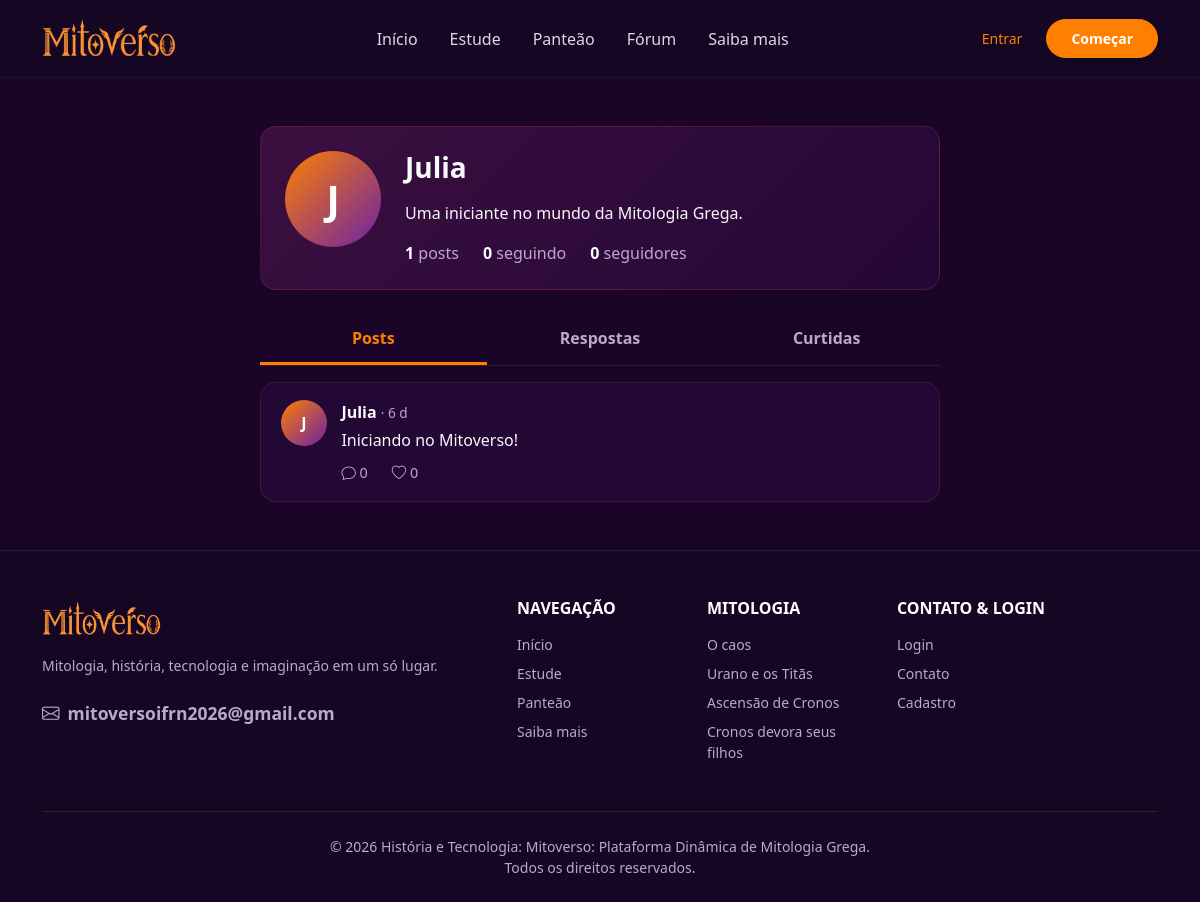
Before: /perfil/1 with the older database file.
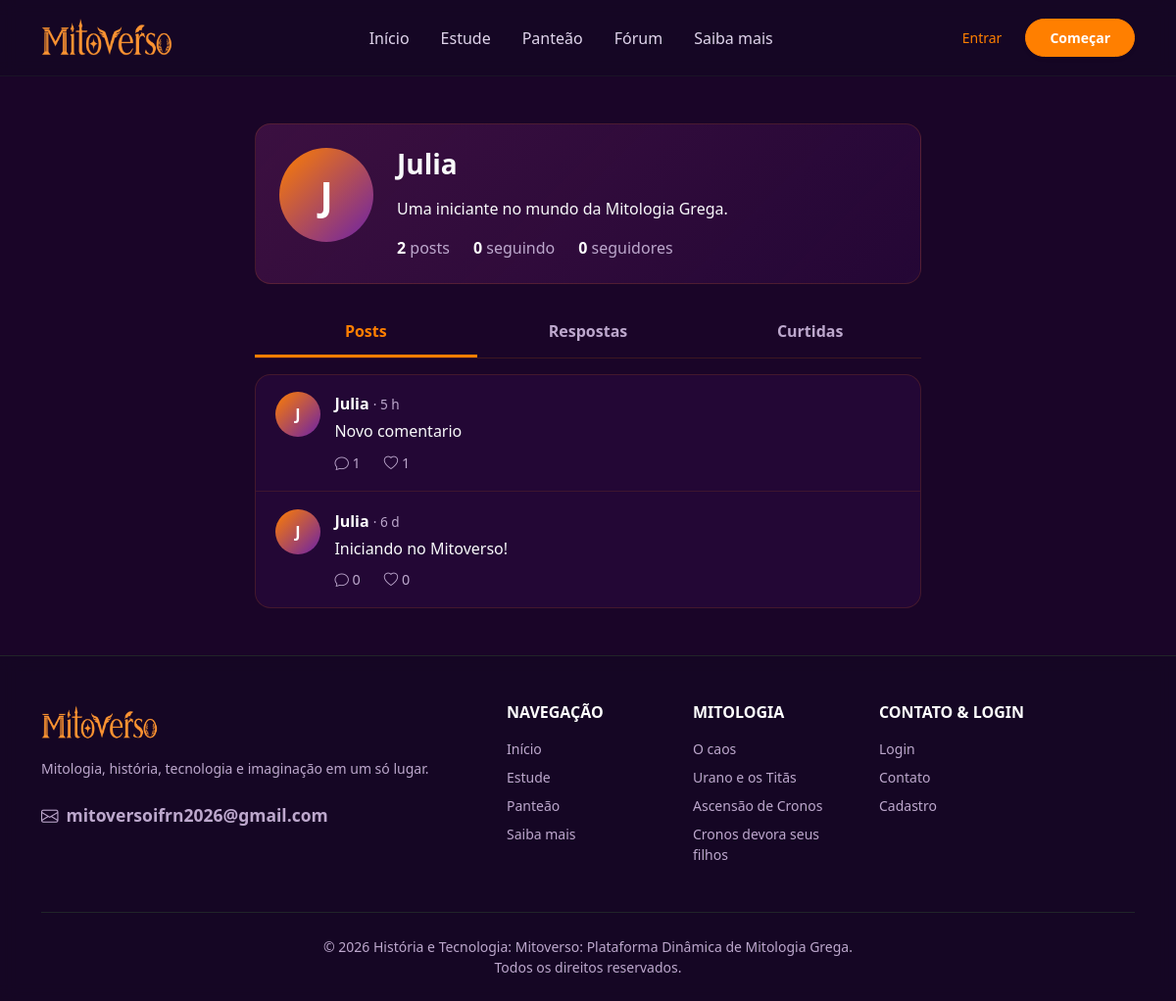
After: the same page with the newer database file.
### app/models/usuario.py (models this page shows)
class Usuario(UserMixin, db.Model):
    __tablename__ = "usuario"
    id = db.Column(db.Integer, primary_key = True)
    nome = db.Column(db.String(100), nullable = False)
    email = db.Column(db.String(100), nullable = False, unique = True)
    senha = db.Column(db.String(256), nullable = False)
    bio = db.Column(db.String(200))
    criado_em = db.Column(db.DateTime, default = lambda: datetime.now(timezone.utc))
    seguindo = db.relationship(
        "Usuario",
        secondary = seguidor,
        primaryjoin = (seguidor.c.id_seguidor == id),
        secondaryjoin = (seguidor.c.id_seguido == id),
        backref = "seguidores"
    )

### app/models/post.py (models this page shows, shortened)
class Post(db.Model):
    __tablename__ = "post"
    id = db.Column(db.Integer, primary_key = True)
    conteudo = db.Column(db.Text, nullable = False)
    criado_em = db.Column(db.DateTime, nullable = False, default = lambda: datetime.now(timezone.utc))
    id_usuario = db.Column(db.Integer, db.ForeignKey("usuario.id"), nullable = False)
    id_pai = db.Column(db.Integer, db.ForeignKey("post.id"), nullable = True)
    autor = db.relationship("Usuario", backref = db.backref("posts", cascade = "all, delete-orphan"))
    respostas = db.relationship(
        "Post",
        backref = db.backref("pai", remote_side = [id]),
        cascade = "all, delete-orphan",
        order_by = "Post.criado_em"
    )
    curtidas = db.relationship("Curtida", backref = "post", cascade = "all, delete-orphan")

### app/routes/perfil.py (the view)
@perfil_bp.route("/perfil/<int:id_usuario>")
def ver_perfil(id_usuario):
    usuario = db.get_or_404(Usuario, id_usuario)
    aba = request.args.get("aba", "posts")
    if aba not in ("posts", "respostas", "curtidas"):
        aba = "posts"
    pagina = request.args.get("pagina", 1, type = int)
    paginacao = listar_posts_do_usuario(usuario, aba, pagina)
    return render_template(
        "usuario/perfil.html",
        usuario = usuario,
        aba = aba,
        paginacao = paginacao,
        total_posts = contar_posts(usuario)
    )

### app/templates/usuario/perfil.html (shortened to what this page needs)
{% extends 'base.html' %}
{% block css %}
    <link rel="stylesheet" href="{{ url_for('static', filename='css/forum.css') }}">
    <link rel="stylesheet" href="{{ url_for('static', filename='css/perfil.css') }}">
{% endblock %}
{% block conteudo %}
<div class="container py-5">
    <div class="forum-coluna">
        <div class="painel perfil-topo p-4 mb-4">
            <div class="d-flex flex-wrap align-items-start gap-4">
                <span class="avatar-inicial avatar-grande">{{ usuario.nome[0]|upper }}</span>
                <div class="flex-grow-1">
                    <div class="d-flex flex-wrap justify-content-between align-items-start gap-2">
                        <div>
                            <h1 class="h3 fw-bold mb-0">{{ usuario.nome }}</h1>
                        </div>
                    </div>
                    {% if usuario.bio %}
                        <p class="mt-3 mb-0 post-texto">{{ usuario.bio }}</p>
                    {% elif current_user.is_authenticated and current_user.id == usuario.id %}
                        <p class="mt-3 mb-0 text-mv-muted">Você ainda não escreveu uma bio. Clique em "Editar perfil".</p>
                    {% endif %}
                    <div class="perfil-contagens mt-3">
                        <span><strong>{{ total_posts }}</strong> posts</span>
                        <span><strong>{{ usuario.seguindo|length }}</strong> seguindo</span>
                        <span><strong>{{ usuario.seguidores|length }}</strong> seguidores</span>
                    </div>
                </div>
            </div>
        </div>
        <div class="abas">
            <a href="{{ url_for('perfil.ver_perfil', id_usuario=usuario.id) }}" class="{{ 'ativa' if aba == 'posts' }}">Posts</a>
            <a href="{{ url_for('perfil.ver_perfil', id_usuario=usuario.id, aba='respostas') }}" class="{{ 'ativa' if aba == 'respostas' }}">Respostas</a>
            <a href="{{ url_for('perfil.ver_perfil', id_usuario=usuario.id, aba='curtidas') }}" class="{{ 'ativa' if aba == 'curtidas' }}">Curtidas</a>
        </div>
        <div class="painel lista-posts">
            {% for post in paginacao.items %}
                {% include 'usuario/_post_card.html' %}
            {% else %}
                <p class="text-mv-muted text-center p-5 mb-0">Nada por aqui ainda.</p>
            {% endfor %}
        </div>
    </div>
</div>
{% endblock %}

### app/templates/base.html (shortened to what this page needs)
<!DOCTYPE html>
<html lang="pt-BR">
<head>
    <link href="https://cdn.jsdelivr.net/npm/bootstrap@5.3.8/dist/css/bootstrap.min.css" rel="stylesheet">
    <link rel="stylesheet" href="https://cdn.jsdelivr.net/npm/bootstrap-icons@1.11.3/font/bootstrap-icons.min.css">
    <link rel="stylesheet" href="{{ url_for('static', filename='css/style.css') }}">
    <link rel="stylesheet" href="{{ url_for('static', filename='css/cab_rod_index.css') }}">
    {% block css %} {% endblock %}
</head>
<body class="d-flex flex-column min-vh-100">
    <header class="sticky-top">
        <nav class="navbar navbar-expand-lg navbar-dark bg-mitoverso-nav border-bottom border-dark border-opacity-50 py-3">
            <div class="container">
                <a class="navbar-brand d-flex align-items-center p-0" href="{{url_for('principal')}}">
                    <div class="logo-container-header me-2">
                        <img src="{{url_for('static', filename='img/img001 - logo.png')}}" alt="Logo Mitoverso" class="logo-header">
                    </div>
                </a>
                <div class="collapse navbar-collapse" id="navbarMitoverso">
                    <ul class="navbar-nav mx-auto mb-2 mb-lg-0 gap-lg-3">
                        <li class="nav-item">
                            <a class="nav-link" aria-current="page" href="{{url_for('index')}}">Início</a>
                        </li>
                        <li class="nav-item">
                            <a class="nav-link" href="{{url_for('principal')}}">Estude</a>
                        </li>
                        <li class="nav-item">
                            <a class="nav-link" href="{{url_for('cards')}}">Panteão</a>
                        </li>
                        <li class="nav-item">
                            <a class="nav-link" href="{{url_for('posts.feed')}}">Fórum</a>
                        </li>
                        <li class="nav-item">
                            <a class="nav-link" href="{{url_for('projeto')}}">Saiba mais</a>
                        </li>
                    </ul>
                    <div class="d-flex align-items-center gap-2 mt-3 mt-lg-0">
                        {% if current_user.is_authenticated %}
                            <a href="{{url_for('perfil.meu_perfil')}}" class="btn btn-outline-light btn-sm px-3 py-2 border-0 text-light fw-medium text-orange">
                                <i class="bi bi-person-circle me-1"></i>{{ current_user.nome.split()[0] }}
                            </a>
                            <form action="{{url_for('autenticacao.logout')}}" method="POST" class="m-0">
                                <input type="hidden" name="csrf_token" value="{{ csrf_token() }}">
                                <button type="submit" class="btn btn-mitoverso btn-sm px-4 py-2 shadow-sm rounded-pill">Sair</button>
                            </form>
                        {% else %}
                            <a href="{{url_for('autenticacao.login')}}" class="btn btn-outline-light btn-sm px-3 py-2 border-0 text-light fw-medium text-orange">Entrar</a>
                            <a href="{{url_for('principal')}}" class="btn btn-mitoverso btn-sm px-4 py-2 shadow-sm rounded-pill">Começar</a>
                        {% endif %}
                    </div>
                </div>
            </div>
        </nav>
    </header>
    <main class="flex-grow-1 d-flex flex-column">
        {% block conteudo %} {% endblock %}
    </main>
    <footer id="comunidade" class="bg-mitoverso-dark border-top border-dark pt-5 pb-4">
        <div class="container">
            <div class="row g-4 mb-5">
                <div class="col-lg-5 col-md-6">
                    <a class="navbar-brand d-inline-block mb-3 p-0" href="{{url_for('principal')}}">
                        <div class="logo-container-footer">
                            <img src="{{url_for('static', filename='img/img001 - logo.png')}}" alt="Logo Mitoverso" class="logo-footer">
                        </div>
                    </a>
                    <p class="text-mv-muted small mb-4">
                        Mitologia, história, tecnologia e imaginação em um só lugar.
                    </p>
                    <div class="d-flex align-items-center gap-3 fs-5">
                        <a href="mailto:mitoversoifrn2026@gmail.com" class="text-decoration-none fw-semibold text-mv-muted small">
                            <i class="bi bi-envelope me-2"></i>mitoversoifrn2026@gmail.com
                        </a>
                    </div>
                </div>
                <div class="col-lg-2 col-md-6">
                    <h5 class="text-white fw-bold mb-3 fs-6 text-uppercase">Navegação</h5>
                    <ul class="list-unstyled text-mv-muted small d-flex flex-column gap-2 mb-0">
                        <li><a href="{{url_for('index')}}" class="text-decoration-none text-mv-muted">Início</a></li>
                        <li><a href="{{url_for('principal')}}" class="text-decoration-none text-mv-muted">Estude</a></li>
                        <li><a href="{{url_for('cards')}}" class="text-decoration-none text-mv-muted">Panteão</a></li>
                        <li><a href="{{url_for('projeto')}}" class="text-decoration-none text-mv-muted">Saiba mais</a></li>
                    </ul>
                </div>
                <div class="col-lg-2 col-md-6">
                    <h5 class="text-white fw-bold mb-3 fs-6 text-uppercase">Mitologia</h5>
                    <ul class="list-unstyled text-mv-muted small d-flex flex-column gap-2 mb-0">
                        <li><a href="#" class="text-decoration-none text-mv-muted">O caos</a></li>
                        <li><a href="#" class="text-decoration-none text-mv-muted">Urano e os Titãs</a></li>
                        <li><a href="#" class="text-decoration-none text-mv-muted">Ascensão de Cronos</a></li>
                        <li><a href="#" class="text-decoration-none text-mv-muted">Cronos devora seus filhos</a></li>
                    </ul>
                </div>
                <div class="col-lg-2 col-md-6">
                    <h5 class="text-white fw-bold mb-3 fs-6 text-uppercase">Contato & Login</h5>
                    <ul class="list-unstyled text-mv-muted small d-flex flex-column gap-2 mb-0">
                        <li><a href="{{url_for('autenticacao.login')}}" class="text-decoration-none text-mv-muted">Login</a></li>
                        <li><a href="mailto:mitoversoifrn2026@gmail.com" class="text-decoration-none text-mv-muted">Contato</a></li>
                        <li><a href="{{url_for('autenticacao.cadastro')}}" class="text-decoration-none text-mv-muted">Cadastro</a></li>
                    </ul>
                </div>
            </div>
            <div class="border-top border-dark pt-4 text-center text-mv-muted small">
                <p class="mb-0">&copy; 2026 História e Tecnologia: Mitoverso: Plataforma Dinâmica de Mitologia Grega.<br>Todos os direitos reservados.<br></p>
            </div>
        </div>
    </footer>
</body>
</html>

### app/templates/usuario/_post_card.html (shortened to what this page needs)
<article class="post-card" id="post-{{ post.id }}">
    <a href="{{ url_for('perfil.ver_perfil', id_usuario=post.autor.id) }}" class="avatar-inicial" aria-label="Perfil de {{ post.autor.nome }}">
        {{ post.autor.nome[0]|upper }}
    </a>
    <div class="post-corpo">
        <div class="post-cabecalho">
            <a href="{{ url_for('perfil.ver_perfil', id_usuario=post.autor.id) }}" class="post-autor">{{ post.autor.nome }}</a>
            <span class="post-data">· {{ post.criado_em|tempo_atras }}</span>
        </div>
        <a href="{{ url_for('posts.ver_post', id_post=post.id) }}" class="post-texto-link">
            <p class="post-texto">{{ post.conteudo }}</p>
        </a>
        <div class="post-acoes">
            <a href="{{ url_for('posts.ver_post', id_post=post.id) }}" class="acao">
                <i class="bi bi-chat"></i> {{ post.respostas|length }}
            </a>
            {% if current_user.is_authenticated %}
                <form action="{{ url_for('posts.curtir', id_post=post.id) }}" method="POST" class="d-inline">
                    <input type="hidden" name="csrf_token" value="{{ csrf_token() }}">
                    <input type="hidden" name="next" value="{{ request.full_path|trim('?') }}#post-{{ post.id }}">
                    <button type="submit" class="acao {{ 'curtido' if post.curtido_por(current_user) }}" aria-label="Curtir">
                        <i class="bi {{ 'bi-heart-fill' if post.curtido_por(current_user) else 'bi-heart' }}"></i> {{ post.curtidas|length }}
                    </button>
                </form>
            {% else %}
                <a href="{{ url_for('autenticacao.login') }}" class="acao">
                    <i class="bi bi-heart"></i> {{ post.curtidas|length }}
                </a>
            {% endif %}
        </div>
    </div>
</article>

Changed rows visible on the page:
added Post: autor "J", autor.nome "Julia", criado_em|tempo_atras "5 h", conteudo "Novo comentario", respostas|length "1", curtidas|length "1"
Other visible differences:
{{ total_posts }}: "1" → "2"
